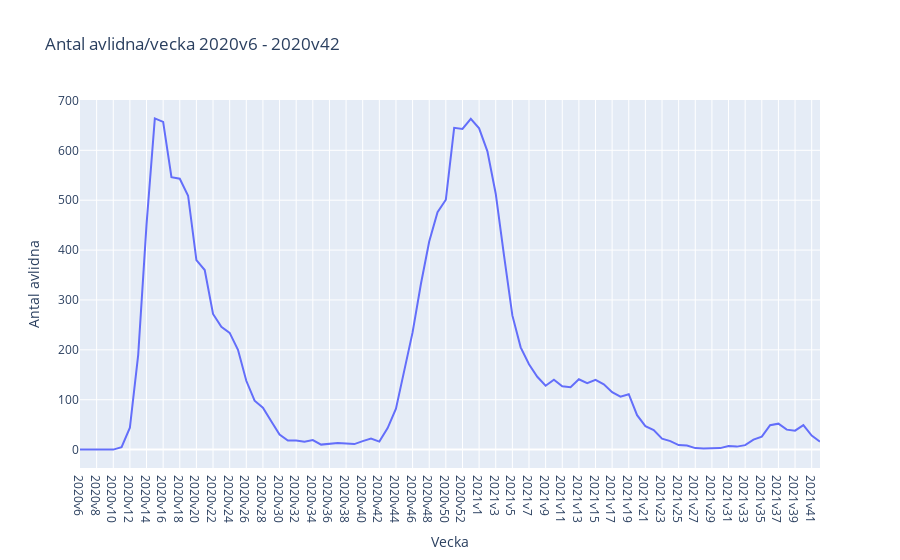

Write notebook code for a chart like this one.
### Code cell
fig = px.line(vaccine,
              x="Vecka",
              y="Antal_avlidna_vecka",
              title="Antal avlidna/vecka 2020v6 - 2020v42",
              labels={"Antal_avlidna_vecka":"Antal avlidna"})

fig.update_layout(hovermode="x")
fig.update_xaxes(showspikes=True,
                 spikedash="solid",
                 spikemode="across",
                 spikecolor="blue",
                 spikesnap="cursor"
                 )

fig.write_html("visualiseringar/Antal_avlidna_vecka.html")
fig.show()

### Figure 1 — Plotly figure (JSON) as saved in the notebook; plotly's stock layout.template omitted (floating-point values rounded to 4 significant figures)
{"data": [{"hovertemplate": "Vecka=%{x}<br>Antal avlidna=%{y}<extra></extra>", "legendgroup": "", "line": {"color": "#636efa", "dash": "solid"}, "marker": {"symbol": "circle"}, "mode": "lines", "name": "", "orientation": "v", "showlegend": false, "type": "scatter", "x": ["2020v6", "2020v7", "2020v8", "2020v9", "2020v10", "2020v11", "2020v12", "2020v13", "2020v14", "2020v15", "2020v16", "2020v17", "2020v18", "2020v19", "2020v20", "2020v21", "2020v22", "2020v23", "2020v24", "2020v25", "2020v26", "2020v27", "2020v28", "2020v29", "2020v30", "2020v31", "2020v32", "2020v33", "2020v34", "2020v35", "2020v36", "2020v37", "2020v38", "2020v39", "2020v40", "2020v41", "2020v42", "2020v43", "2020v44", "2020v45", "2020v46", "2020v47", "2020v48", "2020v49", "2020v50", "2020v51", "2020v52", "2020v53", "2021v1", "2021v2", "2021v3", "2021v4", "2021v5", "2021v6", "2021v7", "2021v8", "2021v9", "2021v10", "2021v11", "2021v12", "2021v13", "2021v14", "2021v15", "2021v16", "2021v17", "2021v18", "2021v19", "2021v20", "2021v21", "2021v22", "2021v23", "2021v24", "2021v25", "2021v26", "2021v27", "2021v28", "2021v29", "2021v30", "2021v31", "2021v32", "2021v33", "2021v34", "2021v35", "2021v36", "2021v37", "2021v38", "2021v39", "2021v40", "2021v41", "2021v42"], "xaxis": "x", "y": [0, 0, 0, 0, 0, 5, 44, 190, 451, 664, 657, 546, 543, 509, 380, 360, 272, 246, 234, 200, 138, 98, 84, 57, 30, 18, 18, 16, 19, 10, 12, 13, 12, 11, 17, 22, 16, 43, 82, 157, 235, 332, 417, 476, 501, 645, 643, 663, 644, 598, 513, 389, 269, 205, 171, 146, 128, 140, 127, 125, 141, 133, 140, 131, 115, 106, 111, 69, 47, 39, 22, 17, 9, 8, 3, 2, 3, 3, 7, 6, 9, 20, 26, 49, 52, 40, 38, 49, 28, 16], "yaxis": "y"}], "layout": {"hovermode": "x", "legend": {"tracegroupgap": 0}, "title": {"text": "Antal avlidna/vecka 2020v6 - 2020v42"}, "xaxis": {"anchor": "y", "domain": [0, 1], "showspikes": true, "spikecolor": "blue", "spikedash": "solid", "spikemode": "across", "spikesnap": "cursor", "title": {"text": "Vecka"}}, "yaxis": {"anchor": "x", "domain": [0, 1], "title": {"text": "Antal avlidna"}}}}
